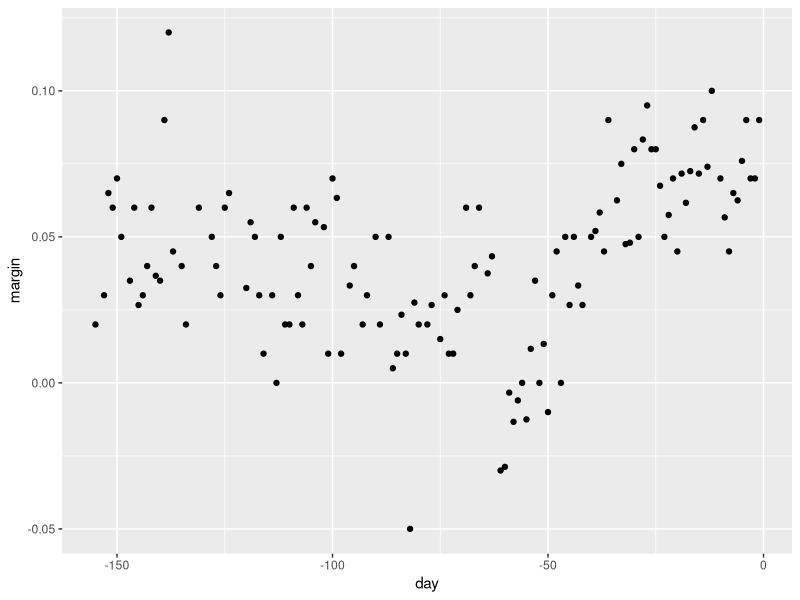
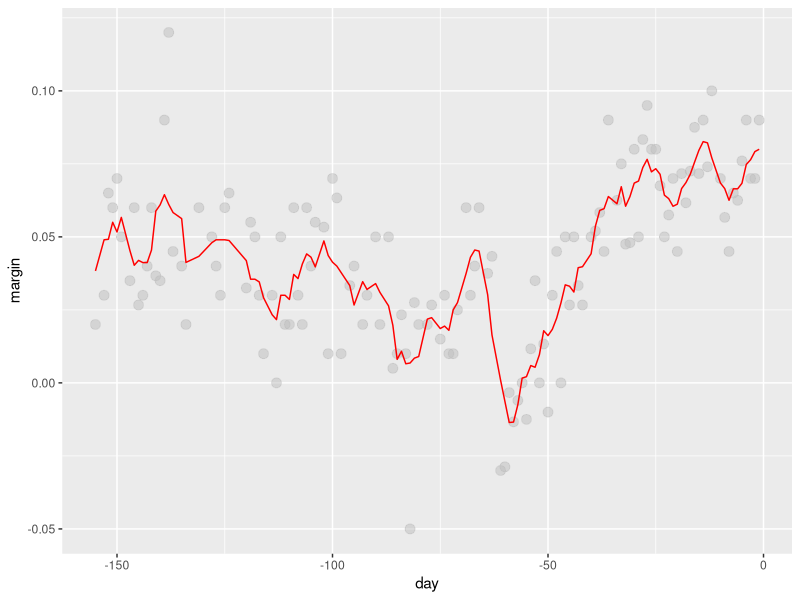
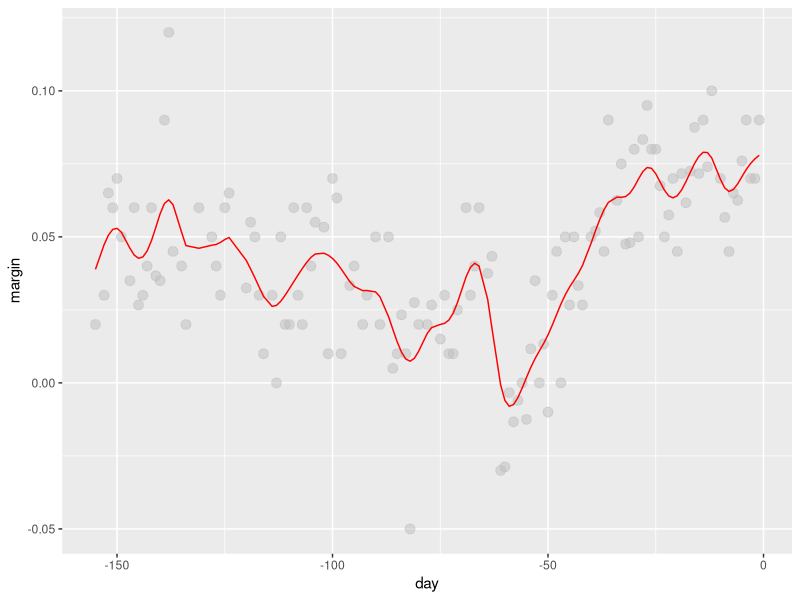
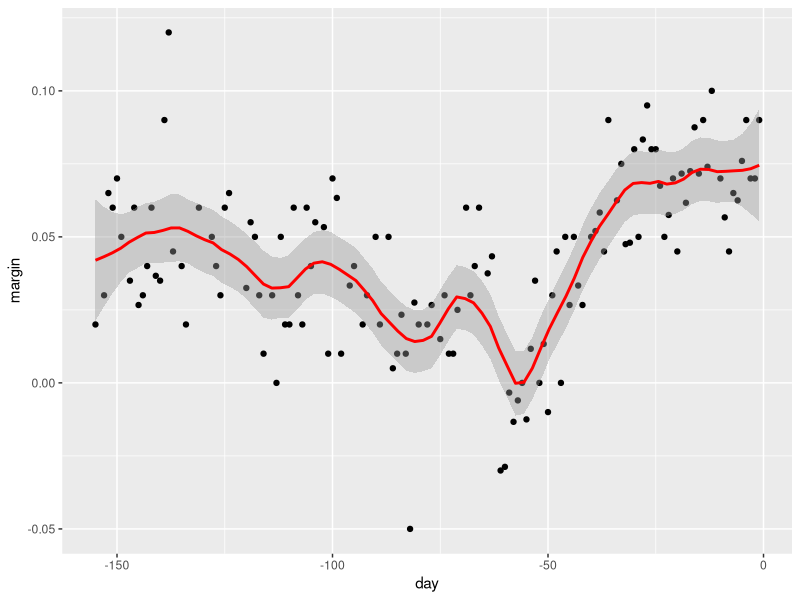
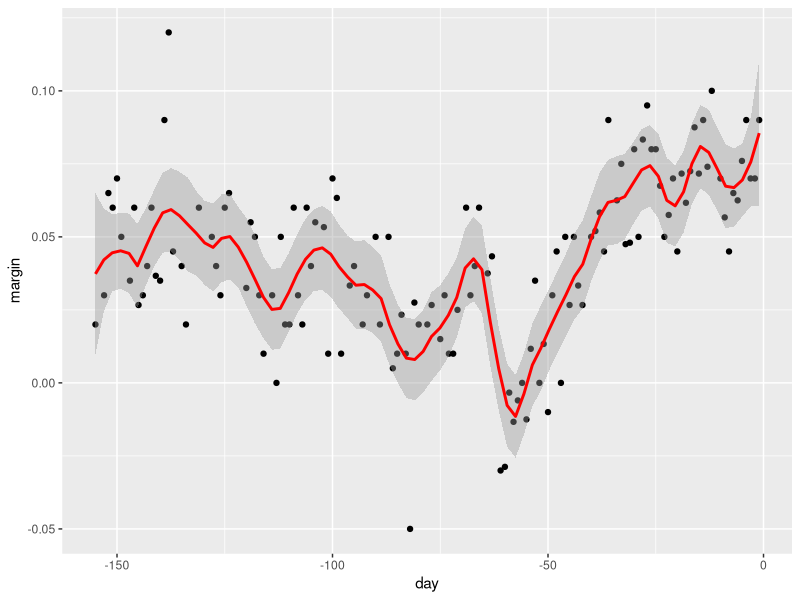

Source code (R) for these figures, in order: (Note: this script raises an error after producing the figures.)
library(dslabs)
library(tidyverse)

data("polls_2008")
qplot(day, margin, data = polls_2008)

# bin smoothers
span <- 7 
fit <- with(polls_2008,ksmooth(day, margin, x.points = day, kernel="box", bandwidth =span))
polls_2008 %>% mutate(smooth = fit$y) %>%
  ggplot(aes(day, margin)) +
  geom_point(size = 3, alpha = .5, color = "grey") + 
  geom_line(aes(day, smooth), color="red")

# kernel
span <- 7
fit <- with(polls_2008, ksmooth(day, margin,  x.points = day, kernel="normal", bandwidth = span))
polls_2008 %>% mutate(smooth = fit$y) %>%
  ggplot(aes(day, margin)) +
  geom_point(size = 3, alpha = .5, color = "grey") + 
  geom_line(aes(day, smooth), color="red")

polls_2008 %>% ggplot(aes(day, margin)) +
  geom_point() + 
  geom_smooth(color="red", span = 0.15, method = "loess", method.args = list(degree=1))

polls_2008 %>% ggplot(aes(day, margin)) +
  geom_point() + 
  geom_smooth(color="red", span = 0.15, method = "loess", method.args = list(degree=2))

span <- 60 / as.numeric(diff(range(dat$date)))
fit <- dat %>% mutate(x = as.numeric(date)) %>% loess(deaths ~ x, data = ., span = span, degree = 1)
dat %>% mutate(smooth = predict(fit, as.numeric(date))) %>%
  ggplot() +
  geom_point(aes(date, deaths)) +
  geom_line(aes(date, smooth), lwd = 2, col = "red")

library(broom)
mnist_27$train %>% glm(y ~ x_2, family = "binomial", data = .) %>% tidy()

qplot(x_2, y, data = mnist_27$train)

fit <- mnist_27$train %>% mutate(y = as.numeric(y), x_2 = as.numeric(x_2)) %>% loess(y ~ x_2, data = ., span = 0.2, degree = 1)
mnist_27$test %>% mutate(smooth = predict(fit, as.numeric(x_2))) %>% 
  ggplot() +
  geom_point(aes(x_2, y)) +
  geom_line(aes(x_2, smooth), lwd = 2, col = "red")
